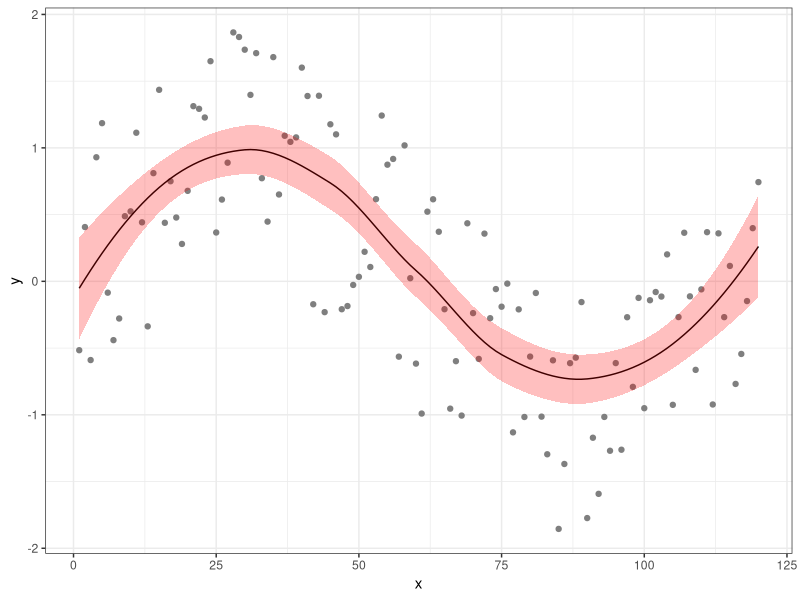
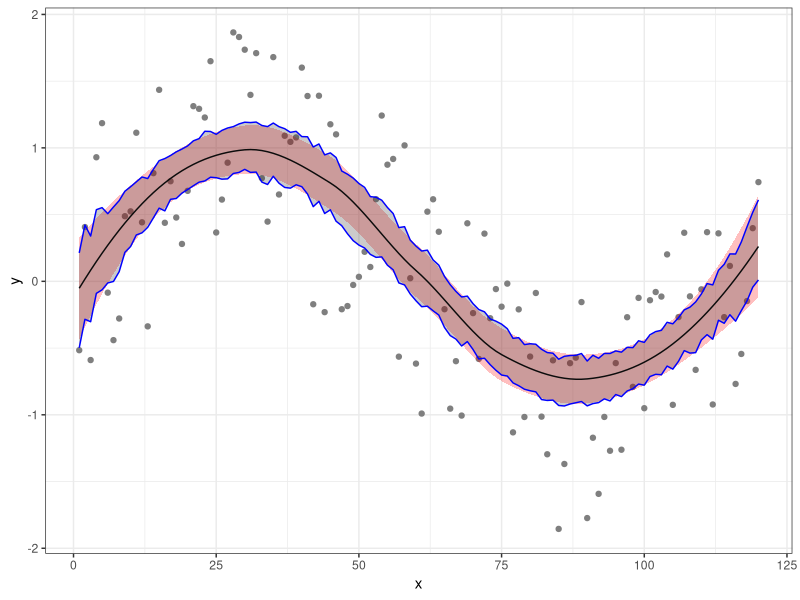

Source code (R) for these figures, in order:
library(tidyverse)

## Data setup ####

set.seed(3212016)
d = data.frame(x = 1:120) |>
  mutate(y = sin(2*pi*x/120) + runif(length(x),-1,1))

l = loess(y ~ x, data=d)
p = predict(l, se=TRUE)

d = d |> mutate(
  pred_y = p$fit,
  pred_y_se = p$se.fit
)

## Theoretical plot ####

ggplot(d, aes(x,y)) +
  geom_point(color="gray50") +
  geom_line(aes(y=pred_y)) +
  theme_bw() +
  geom_ribbon(
    aes(ymin = pred_y - 1.96 * pred_y_se, 
        ymax = pred_y + 1.96 * pred_y_se), 
    fill="red", alpha=0.25
  ) 


## Bootstrap ####

n_rep = 500

bs = purrr::map_dfr(
  seq_len(n_rep),
  function(i) {
    d |>
      select(x, y) |>
      slice_sample(prop = 1, replace = TRUE) |>
      ( \(df) {
        mutate(
          df, iter = i,
          pred = loess(y ~ x, data = df) |> predict()
        )
      })()
  }
) |>
  group_by(x, y) |>
  summarize(
    bs_low = quantile(pred, probs = 0.025),
    bs_upp = quantile(pred, probs = 0.975),
    .groups = "drop"
  )

ggplot(d, aes(x,y)) +
  geom_point(color="gray50") +
  geom_ribbon(
    aes(ymin = pred_y - 1.96 * pred_y_se, 
        ymax = pred_y + 1.96 * pred_y_se), 
    fill="red", alpha=0.25
  ) +
  geom_line(aes(y=pred_y)) +
  theme_bw() +
  geom_ribbon(
    data = bs,
    aes(ymin = bs_low, ymax = bs_upp),
    color = "blue", alpha = 0.25
  )


## Multicore ####

